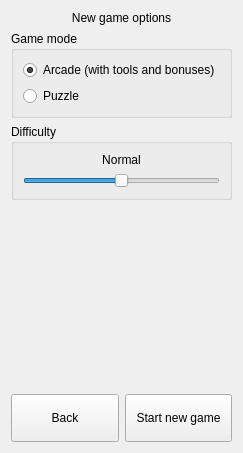
  <widget class="QWidget" name="page_5">
   <layout class="QVBoxLayout" name="verticalLayout_3">
    <item>
     <widget class="QLabel" name="label_7">
      <property name="text">
       <string>New game options</string>
      </property>
      <property name="alignment">
       <set>Qt::AlignCenter</set>
      </property>
     </widget>
    </item>
    <item>
     <widget class="QGroupBox" name="groupBox_5">
      <property name="title">
       <string>Game mode</string>
      </property>
      <layout class="QGridLayout" name="gridLayout_3">
       <item row="0" column="0">
        <widget class="QRadioButton" name="rbArcade">
         <property name="text">
          <string>Arcade (with tools and bonuses)</string>
         </property>
         <property name="checked">
          <bool>true</bool>
         </property>
        </widget>
       </item>
       <item row="1" column="0">
        <widget class="QRadioButton" name="rbPuzzle">
         <property name="text">
          <string>Puzzle</string>
         </property>
        </widget>
       </item>
      </layout>
     </widget>
    </item>
    <item>
     <widget class="QGroupBox" name="groupBox_6">
      <property name="title">
       <string>Difficulty</string>
      </property>
      <layout class="QGridLayout" name="gridLayout_2">
       <item row="0" column="0">
        <widget class="QLabel" name="labelDiff">
         <property name="text">
          <string>Normal</string>
         </property>
         <property name="alignment">
          <set>Qt::AlignCenter</set>
         </property>
        </widget>
       </item>
       <item row="1" column="0">
        <widget class="QSlider" name="sliDifficulty">
         <property name="minimum">
          <number>1</number>
         </property>
         <property name="maximum">
          <number>3</number>
         </property>
         <property name="pageStep">
          <number>1</number>
         </property>
         <property name="value">
          <number>2</number>
         </property>
         <property name="orientation">
          <enum>Qt::Horizontal</enum>
         </property>
        </widget>
       </item>
      </layout>
     </widget>
    </item>
    <item>
     <spacer name="verticalSpacer_2">
      <property name="orientation">
       <enum>Qt::Vertical</enum>
      </property>
      <property name="sizeHint" stdset="0">
       <size>
        <width>20</width>
        <height>188</height>
       </size>
      </property>
     </spacer>
    </item>
    <item>
     <layout class="QHBoxLayout" name="horizontalLayout_5">
      <item>
       <widget class="QPushButton" name="bGameBack">
        <property name="sizePolicy">
         <sizepolicy hsizetype="Expanding" vsizetype="Fixed">
          <horstretch>0</horstretch>
          <verstretch>0</verstretch>
         </sizepolicy>
        </property>
        <property name="minimumSize">
         <size>
          <width>0</width>
          <height>48</height>
         </size>
        </property>
        <property name="maximumSize">
         <size>
          <width>16777215</width>
          <height>48</height>
         </size>
        </property>
        <property name="cursor">
         <cursorShape>PointingHandCursor</cursorShape>
        </property>
        <property name="text">
         <string>Back</string>
        </property>
        <property name="shortcut">
         <string>Esc</string>
        </property>
       </widget>
      </item>
      <item>
       <widget class="QPushButton" name="bGameStart">
        <property name="sizePolicy">
         <sizepolicy hsizetype="Expanding" vsizetype="Fixed">
          <horstretch>0</horstretch>
          <verstretch>0</verstretch>
         </sizepolicy>
        </property>
        <property name="minimumSize">
         <size>
          <width>0</width>
          <height>48</height>
         </size>
        </property>
        <property name="maximumSize">
         <size>
          <width>16777215</width>
          <height>48</height>
         </size>
        </property>
        <property name="cursor">
         <cursorShape>PointingHandCursor</cursorShape>
        </property>
        <property name="text">
         <string>Start new game</string>
        </property>
        <property name="icon">
         <iconset resource="resources.qrc">
          <normaloff>:/images/icons/forward.png</normaloff>:/images/icons/forward.png</iconset>
        </property>
        <property name="iconSize">
         <size>
          <width>32</width>
          <height>32</height>
         </size>
        </property>
       </widget>
      </item>
     </layout>
    </item>
   </layout>
  </widget>
